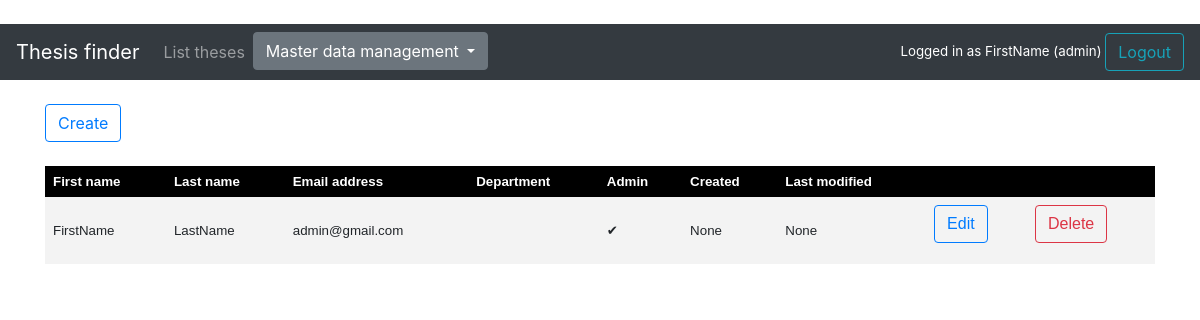
The page /account (signed in) on the database as committed earlier.
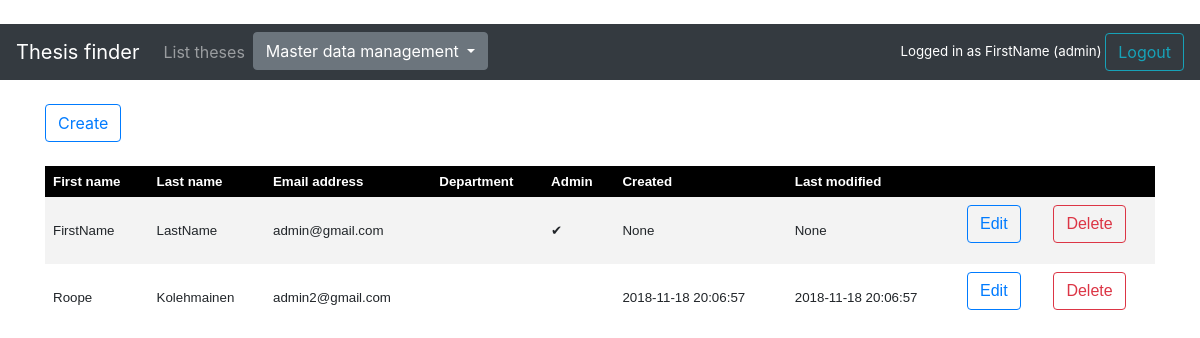
The same page on the database as committed later.
### application/auth/models.py (models this page shows, shortened)
class User(Base):
    __tablename__ = "account"
    userID = db.Column(db.String(100), primary_key=True, nullable=False)
    firstName = db.Column(db.String(144), nullable=False)
    lastName = db.Column(db.String(144), nullable=False)
    password = db.Column(db.String(144), nullable=False)
    admin = db.Column(db.Integer)
    department = db.Column(db.Integer, db.ForeignKey('department.departmentID'),
                           nullable=True)
    theses = db.relationship("Thesis", backref='account', lazy=True)

### application/auth/views.py (the view)
@app.route("/account", methods=["GET"])
def accounts_index():
    return render_template("auth/list.html", users = User.query.outerjoin(Dept, User.department == Dept.departmentID).all())

### application/__init__.py (called while the page is built)
@login_manager.user_loader
def load_user(user_id):
    return User.query.get(user_id)

### application/templates/auth/list.html
{% extends "layout.html" %}
{% block body %}
    {% if (current_user.admin) %}
    <a class="btn btn-outline-primary" href=" {{ url_for('account_form') }} " role="button">Create</a><br /><br />
    <table>
        <tr>
            <th>First name</th>
            <th>Last name</th>
            <th>Email address</th>
            <th>Department</th>
            <th>Admin</th>
            <th>Created</th>
            <th>Last modified</th>
            <th colspan="2"></th>
        </tr>
        {% for user in users %}
        <tr>
            <td>{{ user.firstName }}</td>
            <td>{{ user.lastName }}</td>
            <td>{{ user.userID }}</td>
            <td>{{ user.user_department.name}}</td>
            <td>{% if user.admin == 1 %}&#10004;{% endif %}</td>
            <td>{{ user.createdOn }}</td>
            <td>{{ user.modifiedOn }}</td>
            <td>
                <form method="GET" action="{{ url_for('account_edit', account_id=user.userID) }}">
                    <input class="btn btn-outline-primary" type="submit" value="Edit">
                </form>
            </td>
            <td>
                <form method="POST" action="{{url_for('user_delete', account_id=user.userID)}}">
                    <input class="btn btn-outline-danger" type="submit" value="Delete">
                </form>
            </td>
        </tr>
        {% endfor %}
        {% endif %}
    </table>
    {% endblock %}

### application/templates/layout.html (shortened to what this page needs)
﻿<!DOCTYPE html>
  <html>
  <head>
      <link rel="stylesheet" href="https://maxcdn.bootstrapcdn.com/bootstrap/4.0.0/css/bootstrap.min.css">
  </head>
    <body>
        <nav class="navbar navbar-expand-md navbar-dark bg-dark mb-4">
            <a class="navbar-brand" href="#">Thesis finder</a>
            <div class="collapse navbar-collapse" id="navbarCollapse">
                <ul class="navbar-nav mr-auto">
                    <li class="nav-item">
                        <a class="nav-link" href="{{ url_for('theses_index') }} ">List theses</a>
                    </li>
                   {% if current_user.admin %}
                    <li class="nav-item">
                        <div class="dropdown">
                            <button class="btn btn-secondary dropdown-toggle" type="button" id="dropdownMenuButton" data-toggle="dropdown" aria-haspopup="true" aria-expanded="false">
                                Master data management
                            </button>
                        </div>
                    </li>
                        {% endif %}
</ul>
                <div class="login">
                    {% if current_user.is_authenticated %}
                    Logged in as {{ current_user.firstName }}
                        {% if current_user.admin %}
                            (admin)
                        {% else %}
                            (supervisor)
                        {% endif %}
                           <a class="btn btn-outline-info" href="{{ url_for('auth_logout') }}" role="button">Logout</a>
                    {% else %}
                            <a class="btn btn-outline-info" href="{{ url_for('auth_login') }}" role="button">Login</a>
                    {% endif %}
                </div>
            </div>
        </nav>
        <main role="main" class="container">
            {% block body %}{% endblock %}
        </main>
    </body>
  </html>

### application/templates/layout.html (style rules this page uses)
table { font-family: arial, sans-serif; border-collapse: collapse; width: 100%; font-size: smaller; }
th { color: #ffffff; background-color: #000000; text-align: left; padding: 8px; }
td { border: 1px solid #; text-align: left; padding: 8px; }
tr:nth-child(even) { background-color: #f3f3f3; }
.login { color: #ffffff }
.login { font-size:smaller; }

Rows that differ between the two databases and show on the page:
added User: firstName "Roope", lastName "Kolehmainen", userID "admin2@gmail.com", createdOn "2018-11-18 20:06:57", modifiedOn "2018-11-18 20:06:57"
